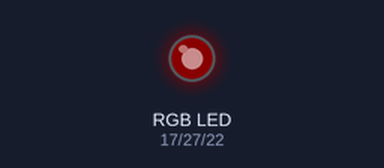
Simulated run of this program. Board: Raspberry Pi (BCM pin numbers). On the bench: an RGB LED mixed from three pins (HIGH = lit). Dim RGB values are drawn brighter than linear.

Above: at 0.05 s.
At 0.8 s:
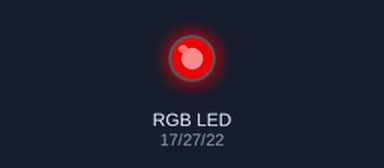
At 1.45 s:
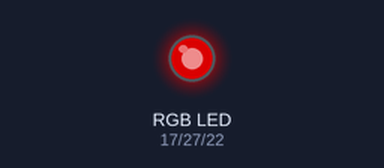
At 2.9 s:
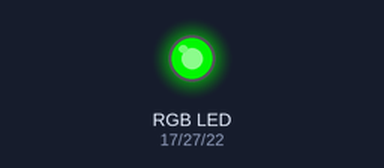
At 4.45 s:
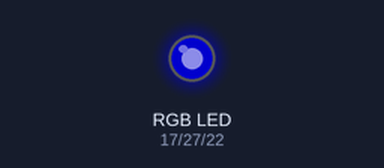
At 5.8 s:
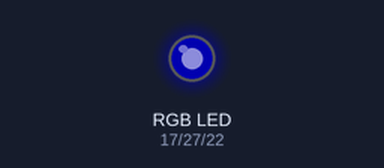
Timing chart, 0 to 7.8 s (numbered marks = the images above):
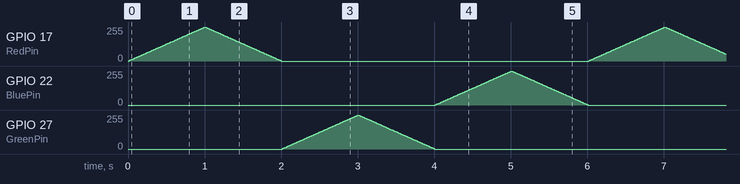

The program:

RGB-Led-Controler.py
```python
##
# Siple example program to control RGB led (please check the right amount of resistor required for your hardware in the doc provided with this sample code)
#
# Devloper info :
# Ehanno Maxime / ehanno.dev@gmail.com / https://github.com/Sora-141
#
# feel free to contact me if you have anny question(s).
##

import RPi.GPIO as GPIO
from time import sleep

GPIO.setmode(GPIO.BCM)

RedPin = 17
GreenPin = 27
BluePin = 22

# seting up the RPI GPIO
GPIO.setup(RedPin, GPIO.OUT)
GPIO.setup(GreenPin, GPIO.OUT)
GPIO.setup(BluePin, GPIO.OUT)

RedLed = GPIO.PWM(RedPin, 100)
RedLed.start(0)
GreenLed = GPIO.PWM(GreenPin, 100)
GreenLed.start(0)
BlueLed = GPIO.PWM(BluePin, 100)
BlueLed.start(0)


def LedCicle(Led):
    #sloly turnn it on
    for x in range(100):
        Led.ChangeDutyCycle(x)
        sleep(0.01)
    Led.ChangeDutyCycle(100)

    #sloly turnn it off
    for x in range(100,0,-1):
        Led.ChangeDutyCycle(x)
        sleep(0.01)
    Led.ChangeDutyCycle(0)

try:
    while True:
        LedCicle(RedLed)
        LedCicle(GreenLed)
        LedCicle(BlueLed)
except KeyboardInterrupt:
    GPIO.cleanup()
```
